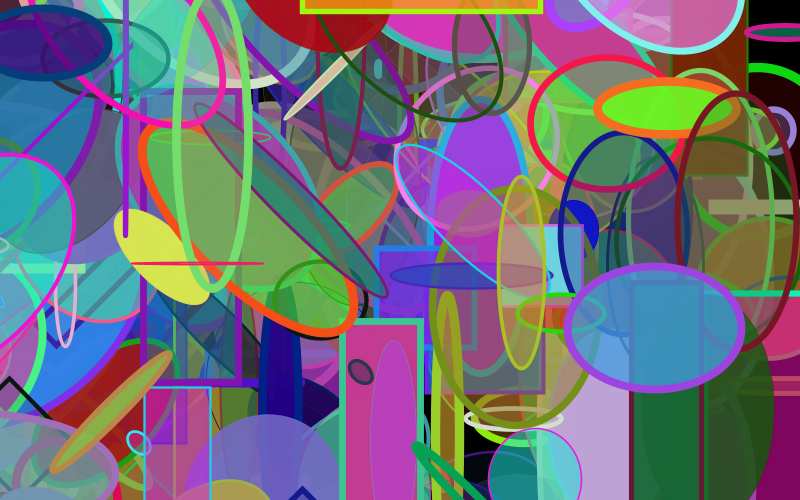
Frame 1 (no input)
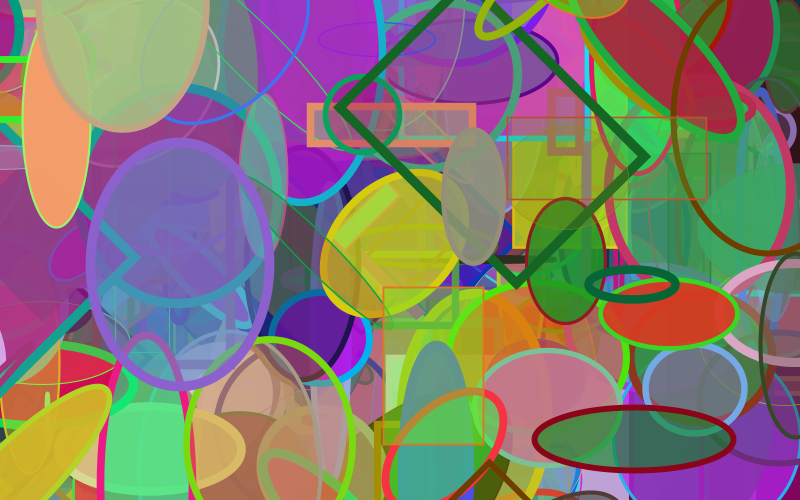
Frame 2 (the mouse pressed at the canvas centre, redrawn once)

The Processing sketch that drew these frames (run headless with seeded random() and noise(); the mouse was pressed at the canvas centre and the sketch redrawn once):

// Processing sketch: processing_91851
// ── processing_91851.pde

void setup() {
  size(800, 500);
  background(0);
  strokeWeight(10);
  noLoop();
}

void draw() {
  for (int i = 0; i < width; i++) {
     
                float r = random(width);// x
                float t = random(height); // y 
       
     
      float b = random(200); // width
      float c = random(300); // height
      float color1 = random(250); 
      float color2 = random(250); 
      float color3 = random(250); 
      float opacity = random(255);
      float weight = random(10);
      strokeWeight(weight);
      stroke(color2,color1,color3);
      fill(color1, color2, color3, opacity);
      ellipseMode(CENTER);
      ellipse(r,t,b,c); 
      if(i%5 ==0){
        rotate(radians(45));
        rectMode(CENTER);
        rect(r,t,b,c);
      }
      
   
  }
}
